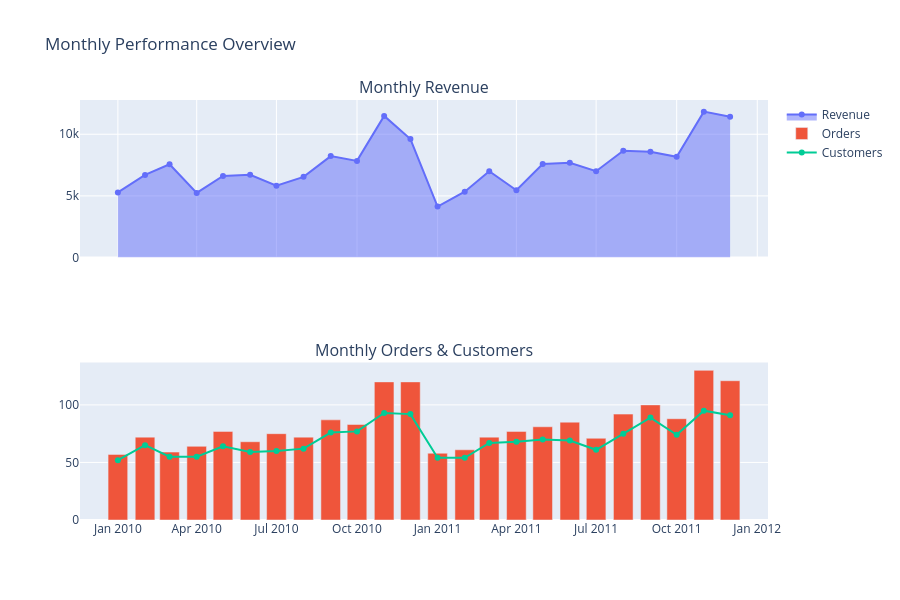

Notebook cell for this chart:
### Markdown cell above
## 3. Revenue Analysis

### Code cell
# Monthly revenue trend
monthly_revenue = df.groupby(df['InvoiceDate'].dt.to_period('M')).agg({
    'Revenue': 'sum',
    'Invoice': 'nunique',
    'Customer ID': 'nunique'
}).reset_index()
monthly_revenue.columns = ['Month', 'Revenue', 'Orders', 'Customers']
monthly_revenue['Month'] = monthly_revenue['Month'].astype(str)

# Plot
fig = make_subplots(rows=2, cols=1, shared_xaxes=True,
                    subplot_titles=('Monthly Revenue', 'Monthly Orders & Customers'))

fig.add_trace(
    go.Scatter(x=monthly_revenue['Month'], y=monthly_revenue['Revenue'],
               mode='lines+markers', name='Revenue', fill='tozeroy'),
    row=1, col=1
)

fig.add_trace(
    go.Bar(x=monthly_revenue['Month'], y=monthly_revenue['Orders'], name='Orders'),
    row=2, col=1
)

fig.add_trace(
    go.Scatter(x=monthly_revenue['Month'], y=monthly_revenue['Customers'],
               mode='lines+markers', name='Customers', yaxis='y3'),
    row=2, col=1
)

fig.update_layout(height=600, title_text='Monthly Performance Overview')
fig.show()

### Figure 1 — Plotly figure (JSON) as saved in the notebook; plotly's stock layout.template omitted (floating-point values rounded to 4 significant figures)
{"data": [{"fill": "tozeroy", "mode": "lines+markers", "name": "Revenue", "type": "scatter", "x": ["2010-01", "2010-02", "2010-03", "2010-04", "2010-05", "2010-06", "2010-07", "2010-08", "2010-09", "2010-10", "2010-11", "2010-12", "2011-01", "2011-02", "2011-03", "2011-04", "2011-05", "2011-06", "2011-07", "2011-08", "2011-09", "2011-10", "2011-11", "2011-12"], "xaxis": "x", "y": [5277.0, 6701.0, 7564.0, 5236.0, 6613.0, 6709.0, 5823.0, 6543.0, 8228.0, 7838.0, 11490.0, 9608.0, 4137.0, 5342.0, 6994.0, 5461.0, 7592.0, 7685.0, 7001.0, 8656.0, 8571.0, 8172.0, 11840.0, 11420.0], "yaxis": "y"}, {"name": "Orders", "type": "bar", "x": ["2010-01", "2010-02", "2010-03", "2010-04", "2010-05", "2010-06", "2010-07", "2010-08", "2010-09", "2010-10", "2010-11", "2010-12", "2011-01", "2011-02", "2011-03", "2011-04", "2011-05", "2011-06", "2011-07", "2011-08", "2011-09", "2011-10", "2011-11", "2011-12"], "xaxis": "x2", "y": [57, 72, 59, 64, 77, 68, 75, 72, 87, 83, 120, 120, 58, 61, 72, 77, 81, 85, 71, 92, 100, 88, 130, 121], "yaxis": "y2"}, {"mode": "lines+markers", "name": "Customers", "type": "scatter", "x": ["2010-01", "2010-02", "2010-03", "2010-04", "2010-05", "2010-06", "2010-07", "2010-08", "2010-09", "2010-10", "2010-11", "2010-12", "2011-01", "2011-02", "2011-03", "2011-04", "2011-05", "2011-06", "2011-07", "2011-08", "2011-09", "2011-10", "2011-11", "2011-12"], "xaxis": "x2", "y": [52, 65, 55, 55, 64, 59, 60, 62, 76, 77, 93, 92, 54, 54, 67, 68, 70, 69, 61, 75, 89, 74, 95, 91], "yaxis": "y2"}], "layout": {"annotations": [{"font": {"size": 16}, "showarrow": false, "text": "Monthly Revenue", "x": 0.5, "xanchor": "center", "xref": "paper", "y": 1, "yanchor": "bottom", "yref": "paper"}, {"font": {"size": 16}, "showarrow": false, "text": "Monthly Orders & Customers", "x": 0.5, "xanchor": "center", "xref": "paper", "y": 0.375, "yanchor": "bottom", "yref": "paper"}], "height": 600, "title": {"text": "Monthly Performance Overview"}, "xaxis": {"anchor": "y", "domain": [0, 1], "matches": "x2", "showticklabels": false}, "xaxis2": {"anchor": "y2", "domain": [0, 1]}, "yaxis": {"anchor": "x", "domain": [0.625, 1]}, "yaxis2": {"anchor": "x2", "domain": [0, 0.375]}}}
